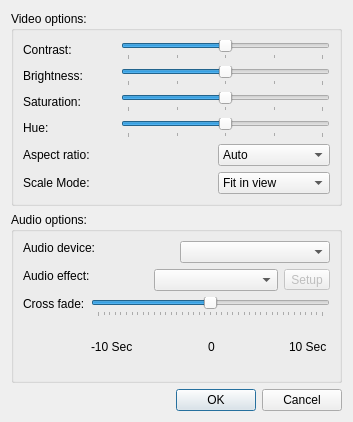
<?xml version="1.0" encoding="UTF-8"?>
<ui version="4.0">
 <class>settings</class>
 <widget class="QDialog" name="settings">
  <property name="geometry">
   <rect>
    <x>0</x>
    <y>0</y>
    <width>353</width>
    <height>422</height>
   </rect>
  </property>
  <property name="windowTitle">
   <string>Settings</string>
  </property>
  <layout class="QVBoxLayout" name="verticalLayout_2">
   <item>
    <widget class="QGroupBox" name="groupBox">
     <property name="title">
      <string>Video options:</string>
     </property>
     <property name="flat">
      <bool>true</bool>
     </property>
     <layout class="QGridLayout" name="gridLayout">
      <item row="5" column="2">
       <widget class="QComboBox" name="scalemodeCombo">
        <property name="sizeAdjustPolicy">
         <enum>QComboBox::AdjustToContentsOnFirstShow</enum>
        </property>
        <item>
         <property name="text">
          <string>Fit in view</string>
         </property>
        </item>
        <item>
         <property name="text">
          <string>Scale and crop</string>
         </property>
        </item>
       </widget>
      </item>
      <item row="0" column="0">
       <widget class="QLabel" name="label_9">
        <property name="text">
         <string>Contrast:</string>
        </property>
       </widget>
      </item>
      <item row="0" column="1" colspan="2">
       <widget class="QSlider" name="contrastSlider">
        <property name="minimumSize">
         <size>
          <width>0</width>
          <height>0</height>
         </size>
        </property>
        <property name="minimum">
         <number>-8</number>
        </property>
        <property name="maximum">
         <number>8</number>
        </property>
        <property name="orientation">
         <enum>Qt::Horizontal</enum>
        </property>
        <property name="tickPosition">
         <enum>QSlider::TicksBelow</enum>
        </property>
        <property name="tickInterval">
         <number>4</number>
        </property>
       </widget>
      </item>
      <item row="1" column="0">
       <widget class="QLabel" name="label_8">
        <property name="text">
         <string>Brightness:</string>
        </property>
       </widget>
      </item>
      <item row="1" column="1" colspan="2">
       <widget class="QSlider" name="brightnessSlider">
        <property name="minimum">
         <number>-8</number>
        </property>
        <property name="maximum">
         <number>8</number>
        </property>
        <property name="orientation">
         <enum>Qt::Horizontal</enum>
        </property>
        <property name="tickPosition">
         <enum>QSlider::TicksBelow</enum>
        </property>
        <property name="tickInterval">
         <number>4</number>
        </property>
       </widget>
      </item>
      <item row="2" column="0">
       <widget class="QLabel" name="label_7">
        <property name="text">
         <string>Saturation:</string>
        </property>
       </widget>
      </item>
      <item row="2" column="1" colspan="2">
       <widget class="QSlider" name="saturationSlider">
        <property name="minimum">
         <number>-8</number>
        </property>
        <property name="maximum">
         <number>8</number>
        </property>
        <property name="orientation">
         <enum>Qt::Horizontal</enum>
        </property>
        <property name="tickPosition">
         <enum>QSlider::TicksBelow</enum>
        </property>
        <property name="tickInterval">
         <number>4</number>
        </property>
       </widget>
      </item>
      <item row="3" column="0">
       <widget class="QLabel" name="label_2">
        <property name="text">
         <string>Hue:</string>
        </property>
       </widget>
      </item>
      <item row="3" column="1" colspan="2">
       <widget class="QSlider" name="hueSlider">
        <property name="minimum">
         <number>-8</number>
        </property>
        <property name="maximum">
         <number>8</number>
        </property>
        <property name="orientation">
         <enum>Qt::Horizontal</enum>
        </property>
        <property name="tickPosition">
         <enum>QSlider::TicksBelow</enum>
        </property>
        <property name="tickInterval">
         <number>4</number>
        </property>
       </widget>
      </item>
      <item row="4" column="0" colspan="2">
       <widget class="QLabel" name="label_10">
        <property name="text">
         <string>Aspect ratio:</string>
        </property>
       </widget>
      </item>
      <item row="4" column="2">
       <widget class="QComboBox" name="aspectCombo">
        <property name="sizeAdjustPolicy">
         <enum>QComboBox::AdjustToContentsOnFirstShow</enum>
        </property>
        <item>
         <property name="text">
          <string>Auto</string>
         </property>
        </item>
        <item>
         <property name="text">
          <string>Stretch</string>
         </property>
        </item>
        <item>
         <property name="text">
          <string>4/3</string>
         </property>
        </item>
        <item>
         <property name="text">
          <string>16/9</string>
         </property>
        </item>
       </widget>
      </item>
      <item row="5" column="0" colspan="2">
       <widget class="QLabel" name="label_11">
        <property name="text">
         <string>Scale Mode:</string>
        </property>
       </widget>
      </item>
     </layout>
    </widget>
   </item>
   <item>
    <widget class="QGroupBox" name="groupBox_2">
     <property name="title">
      <string>Audio options:</string>
     </property>
     <property name="flat">
      <bool>true</bool>
     </property>
     <layout class="QVBoxLayout" name="verticalLayout">
      <item>
       <layout class="QHBoxLayout">
        <item>
         <widget class="QLabel" name="label">
          <property name="sizePolicy">
           <sizepolicy hsizetype="Preferred" vsizetype="Preferred">
            <horstretch>0</horstretch>
            <verstretch>0</verstretch>
           </sizepolicy>
          </property>
          <property name="minimumSize">
           <size>
            <width>10</width>
            <height>0</height>
           </size>
          </property>
          <property name="text">
           <string>Audio device:</string>
          </property>
          <property name="alignment">
           <set>Qt::AlignLeading|Qt::AlignLeft|Qt::AlignTop</set>
          </property>
         </widget>
        </item>
        <item>
         <widget class="QComboBox" name="deviceCombo">
          <property name="sizePolicy">
           <sizepolicy hsizetype="Minimum" vsizetype="Fixed">
            <horstretch>0</horstretch>
            <verstretch>0</verstretch>
           </sizepolicy>
          </property>
          <property name="minimumSize">
           <size>
            <width>10</width>
            <height>0</height>
           </size>
          </property>
          <property name="sizeAdjustPolicy">
           <enum>QComboBox::AdjustToMinimumContentsLength</enum>
          </property>
         </widget>
        </item>
       </layout>
      </item>
      <item>
       <layout class="QHBoxLayout" name="horizontalLayout">
        <item>
         <widget class="QLabel" name="label_6">
          <property name="sizePolicy">
           <sizepolicy hsizetype="Preferred" vsizetype="Preferred">
            <horstretch>0</horstretch>
            <verstretch>0</verstretch>
           </sizepolicy>
          </property>
          <property name="minimumSize">
           <size>
            <width>10</width>
            <height>0</height>
           </size>
          </property>
          <property name="text">
           <string>Audio effect:</string>
          </property>
          <property name="alignment">
           <set>Qt::AlignLeading|Qt::AlignLeft|Qt::AlignTop</set>
          </property>
         </widget>
        </item>
        <item>
         <widget class="QComboBox" name="audioEffectsCombo">
          <property name="sizePolicy">
           <sizepolicy hsizetype="Minimum" vsizetype="Fixed">
            <horstretch>0</horstretch>
            <verstretch>0</verstretch>
           </sizepolicy>
          </property>
          <property name="minimumSize">
           <size>
            <width>10</width>
            <height>0</height>
           </size>
          </property>
          <property name="sizeAdjustPolicy">
           <enum>QComboBox::AdjustToMinimumContentsLength</enum>
          </property>
         </widget>
        </item>
        <item>
         <widget class="QToolButton" name="effectButton">
          <property name="enabled">
           <bool>false</bool>
          </property>
          <property name="text">
           <string>Setup</string>
          </property>
         </widget>
        </item>
       </layout>
      </item>
      <item>
       <layout class="QHBoxLayout">
        <item>
         <widget class="QLabel" name="crossFadeLabel">
          <property name="sizePolicy">
           <sizepolicy hsizetype="Preferred" vsizetype="Preferred">
            <horstretch>0</horstretch>
            <verstretch>0</verstretch>
           </sizepolicy>
          </property>
          <property name="minimumSize">
           <size>
            <width>10</width>
            <height>0</height>
           </size>
          </property>
          <property name="text">
           <string>Cross fade:</string>
          </property>
          <property name="alignment">
           <set>Qt::AlignLeading|Qt::AlignLeft|Qt::AlignTop</set>
          </property>
         </widget>
        </item>
        <item>
         <layout class="QVBoxLayout">
          <item>
           <widget class="QSlider" name="crossFadeSlider">
            <property name="sizePolicy">
             <sizepolicy hsizetype="Minimum" vsizetype="Fixed">
              <horstretch>0</horstretch>
              <verstretch>0</verstretch>
             </sizepolicy>
            </property>
            <property name="minimum">
             <number>-20</number>
            </property>
            <property name="maximum">
             <number>20</number>
            </property>
            <property name="singleStep">
             <number>1</number>
            </property>
            <property name="pageStep">
             <number>2</number>
            </property>
            <property name="value">
             <number>0</number>
            </property>
            <property name="orientation">
             <enum>Qt::Horizontal</enum>
            </property>
            <property name="tickPosition">
             <enum>QSlider::TicksBelow</enum>
            </property>
           </widget>
          </item>
          <item>
           <layout class="QHBoxLayout">
            <item>
             <widget class="QLabel" name="crossFadeLabel1">
              <property name="font">
               <font>
                <pointsize>9</pointsize>
               </font>
              </property>
              <property name="text">
               <string>-10 Sec</string>
              </property>
             </widget>
            </item>
            <item>
             <spacer>
              <property name="orientation">
               <enum>Qt::Horizontal</enum>
              </property>
              <property name="sizeHint" stdset="0">
               <size>
                <width>0</width>
                <height>20</height>
               </size>
              </property>
             </spacer>
            </item>
            <item>
             <widget class="QLabel" name="crossFadeLabel2">
              <property name="font">
               <font>
                <pointsize>9</pointsize>
               </font>
              </property>
              <property name="text">
               <string>0</string>
              </property>
             </widget>
            </item>
            <item>
             <spacer>
              <property name="orientation">
               <enum>Qt::Horizontal</enum>
              </property>
              <property name="sizeHint" stdset="0">
               <size>
                <width>0</width>
                <height>20</height>
               </size>
              </property>
             </spacer>
            </item>
            <item>
             <widget class="QLabel" name="crossFadeLabel3">
              <property name="font">
               <font>
                <pointsize>9</pointsize>
               </font>
              </property>
              <property name="text">
               <string>10 Sec </string>
              </property>
             </widget>
            </item>
           </layout>
          </item>
         </layout>
        </item>
       </layout>
      </item>
     </layout>
    </widget>
   </item>
   <item>
    <widget class="QDialogButtonBox" name="buttonBox">
     <property name="orientation">
      <enum>Qt::Horizontal</enum>
     </property>
     <property name="standardButtons">
      <set>QDialogButtonBox::Cancel|QDialogButtonBox::Ok</set>
     </property>
    </widget>
   </item>
  </layout>
 </widget>
 <resources/>
 <connections>
  <connection>
   <sender>buttonBox</sender>
   <signal>accepted()</signal>
   <receiver>settings</receiver>
   <slot>accept()</slot>
   <hints>
    <hint type="sourcelabel">
     <x>248</x>
     <y>254</y>
    </hint>
    <hint type="destinationlabel">
     <x>157</x>
     <y>274</y>
    </hint>
   </hints>
  </connection>
  <connection>
   <sender>buttonBox</sender>
   <signal>rejected()</signal>
   <receiver>settings</receiver>
   <slot>reject()</slot>
   <hints>
    <hint type="sourcelabel">
     <x>316</x>
     <y>260</y>
    </hint>
    <hint type="destinationlabel">
     <x>286</x>
     <y>274</y>
    </hint>
   </hints>
  </connection>
 </connections>
</ui>
